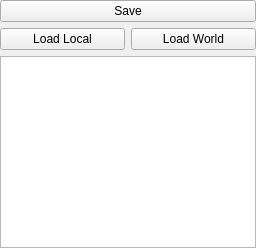
                 <widget class="QWidget" name="tab_6">
                  <attribute name="title">
                   <string>Shape</string>
                  </attribute>
                  <layout class="QVBoxLayout" name="verticalLayout_20">
                   <property name="margin">
                    <number>0</number>
                   </property>
                   <item>
                    <layout class="QHBoxLayout" name="horizontalLayout_16">
                     <item>
                      <widget class="QPushButton" name="shape_save">
                       <property name="text">
                        <string>Save</string>
                       </property>
                      </widget>
                     </item>
                    </layout>
                   </item>
                   <item>
                    <layout class="QHBoxLayout" name="horizontalLayout_17">
                     <item>
                      <widget class="QPushButton" name="shape_local_load">
                       <property name="text">
                        <string>Load Local</string>
                       </property>
                      </widget>
                     </item>
                     <item>
                      <widget class="QPushButton" name="shape_world_load">
                       <property name="text">
                        <string>Load World</string>
                       </property>
                      </widget>
                     </item>
                    </layout>
                   </item>
                   <item>
                    <widget class="QTextEdit" name="shapesField"/>
                   </item>
                  </layout>
                 </widget>
